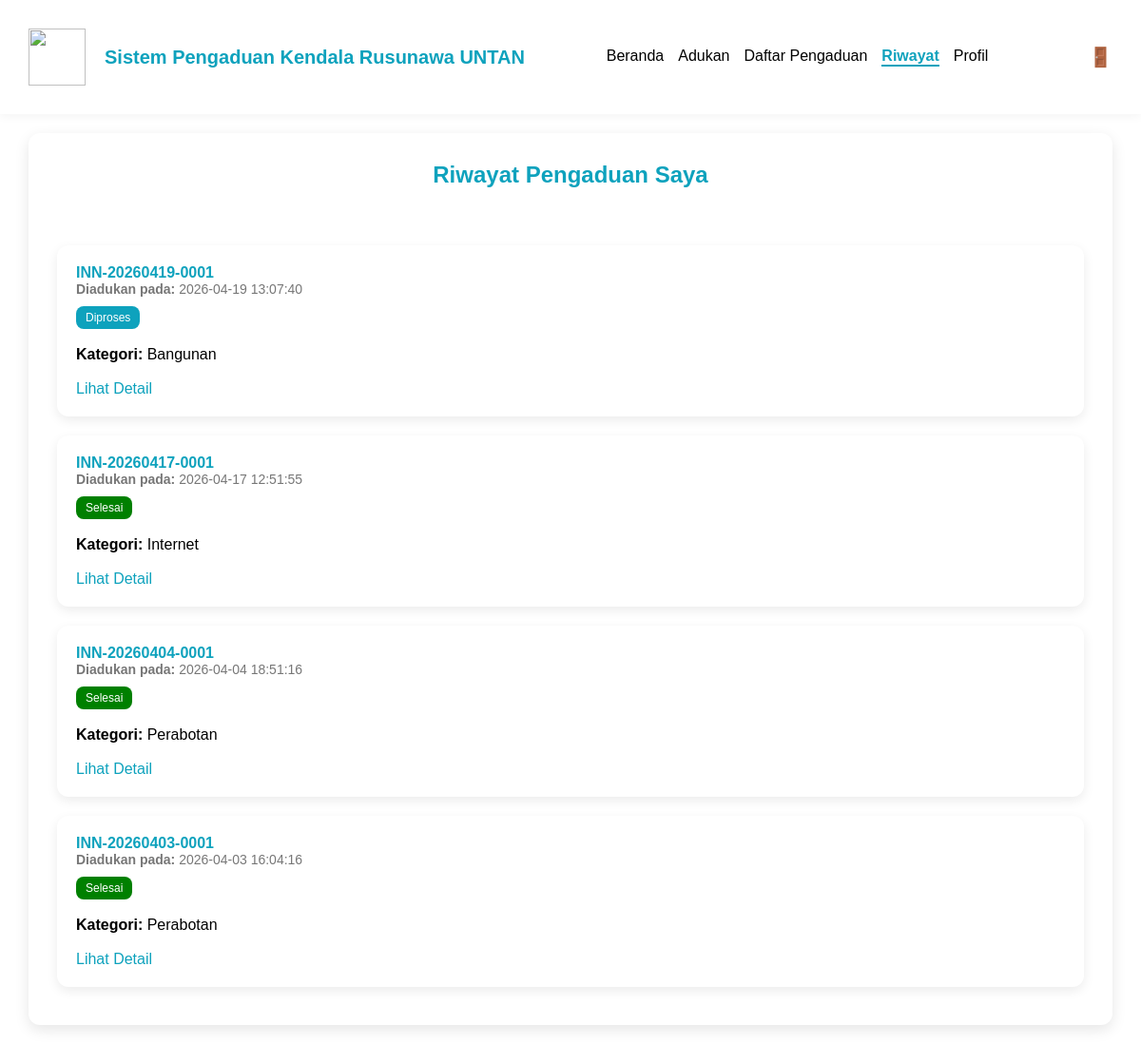
The page /penghuni/riwayat.php (signed in) on the database its author committed.
### tables this page shows
CREATE TABLE `pengaduan` (
  `id_pengaduan` int(11) NOT NULL,
  `nomor_tiket` varchar(30) NOT NULL,
  `id_penghuni` int(11) NOT NULL,
  `id_teknisi` int(11) DEFAULT NULL,
  `kategori` enum('Internet','Listrik','Air','Bangunan','Perabotan','Elektronik','Lainnya') DEFAULT NULL,
  `deskripsi` text NOT NULL,
  `status` enum('Menunggu','Diproses','Selesai') DEFAULT NULL,
  `bukti_foto` varchar(255) DEFAULT NULL,
  `bukti_penyelesaian` varchar(255) DEFAULT NULL,
  `created_at` datetime DEFAULT current_timestamp(),
  `updated_at` datetime DEFAULT NULL ON UPDATE current_timestamp(),
  `penanganan_dini` text DEFAULT NULL,
  `komentar_penyelesaian` text DEFAULT NULL
);

### penghuni/riwayat.php (the view, shortened to what this page needs)
<?php
$page = 'riwayat';
include '../config/koneksi.php';
include '../shared/navbar.php';
$id = $_SESSION['id'];
$stmt = mysqli_prepare($koneksi, "
    SELECT * FROM pengaduan
    WHERE id_penghuni = ?
    ORDER BY created_at DESC
");
mysqli_stmt_bind_param($stmt, "i", $id);
mysqli_stmt_execute($stmt);
$query = mysqli_stmt_get_result($stmt);
?>
<!DOCTYPE html>
<html>
<head>
</head>
<body>
    <div class="konten">
        <h2 id="judul-h2">Riwayat Pengaduan Saya</h2>
        <?php if (mysqli_num_rows($query) > 0): ?>
            <?php while ($row = mysqli_fetch_assoc($query)): ?>
                <div class="card-forum">
                    <div class="card-header">
                        <div class="ticket">
                            <?= $row['nomor_tiket'] ?>
                        </div>
                        <div class="meta">
                            <strong>Diadukan pada: </strong>
                            <?= $row['created_at'] ?>
                        </div>
                    </div>
                    <div>
                        <?php
                        $status_class = '';
                        if ($row['status'] == 'Menunggu')
                            $status_class = 'menunggu';
                        elseif ($row['status'] == 'Diproses')
                            $status_class = 'diproses';
                        else
                            $status_class = 'selesai';
                        ?>
                        <span class="status <?= $status_class ?>">
                            <?= $row['status'] ?>
                        </span>
                    </div><br>
                    <span>
                        <strong>Kategori:</strong> <?= $row['kategori'] ?>
                    </span><br><br>
                    <a href="../shared/detail_pengaduan.php?id=<?= $row['id_pengaduan'] ?>&page=<?= $page ?>">
                        Lihat Detail
                    </a>
                </div>
            <?php endwhile; ?>
        <?php else: ?>
            <p>Anda belum pernah melakukan pengaduan.</p>
        <?php endif; ?>
    </div>
</body>
</html>

### assets/css/style.css (style rules this page uses)
body { margin: 0; font-family: Arial, sans-serif; }
.konten { background: white; margin: 20px 320px; padding: 30px; border-radius: 12px; box-shadow: 0 5px 15px rgba(0, 0, 0, 0.1); }
#judul-h2 { text-align: center; margin-top: 10px; margin-bottom: 60px; color: #0EA2BD; }
.card-forum { background: white; border-radius: 12px; padding: 20px; margin-bottom: 20px; box-shadow: 0 4px 12px rgba(0, 0, 0, 0.08); }
.card-header { margin-bottom: 10px; }
.ticket { font-weight: bold; color: #0EA2BD; }
.meta { font-size: 14px; color: #777; }
.status { display: inline-block; padding: 5px 10px; border-radius: 8px; font-size: 12px; color: white; }
.diproses { background: #0EA2BD; }
.selesai { background: green; }
.konten a { color: #0EA2BD; text-decoration: none; }
@media (max-width: 1300px) { .konten { margin: 20px 30px; } }
@media (max-width: 1300px) { .konten { padding: 20px 30px; } }

### rows shown on the page
pengaduan: nomor_tiket "INN-20260419-0001", created_at "2026-04-19 13:07:40", status "Diproses", kategori "Bangunan"
pengaduan: nomor_tiket "INN-20260417-0001", created_at "2026-04-17 12:51:55", status "Selesai", kategori "Internet"
pengaduan: nomor_tiket "INN-20260404-0001", created_at "2026-04-04 18:51:16", status "Selesai", kategori "Perabotan"
pengaduan: nomor_tiket "INN-20260403-0001", created_at "2026-04-03 16:04:16", status "Selesai", kategori "Perabotan"
